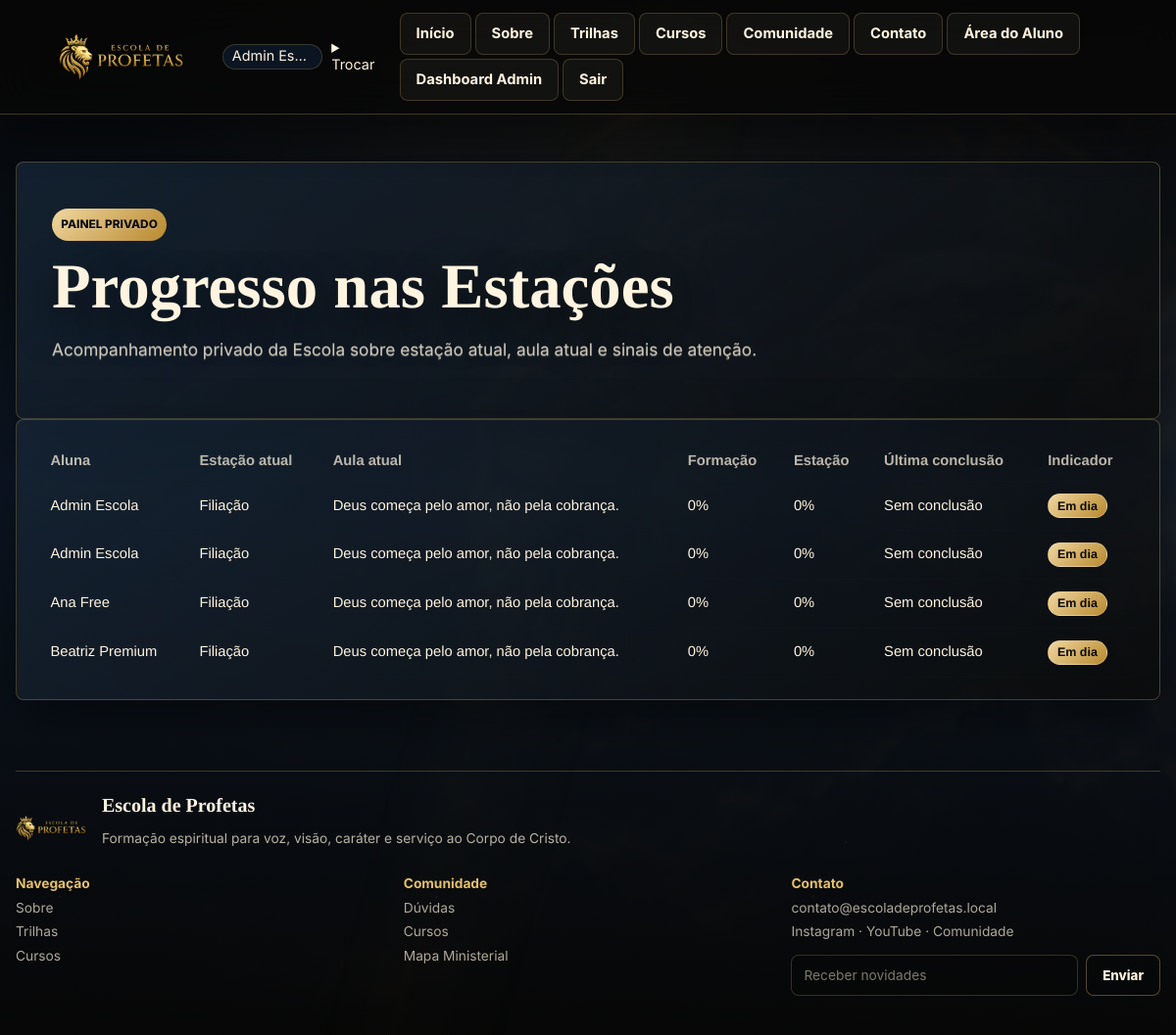
The app's page /admin/estacoes with its own data.
### tables this page shows
CREATE TABLE users (
                id INTEGER PRIMARY KEY AUTOINCREMENT,
                name TEXT NOT NULL,
                email TEXT UNIQUE NOT NULL,
                password_hash TEXT,
                password TEXT,
                plan TEXT NOT NULL DEFAULT 'free',
                role TEXT NOT NULL DEFAULT 'user',
                spiritual_profile TEXT,
                subscription_started_at TEXT,
                created_at TEXT NOT NULL,
                updated_at TEXT,
                last_seen_at TEXT,
                current_page TEXT
            );

CREATE TABLE spiritual_stations (
                id INTEGER PRIMARY KEY AUTOINCREMENT,
                slug TEXT UNIQUE NOT NULL,
                title TEXT NOT NULL,
                subtitle TEXT NOT NULL,
                description TEXT NOT NULL,
                station_order INTEGER NOT NULL,
                theme_color TEXT,
                icon_name TEXT,
                spiritual_phrase TEXT NOT NULL,
                created_at TEXT NOT NULL
            );

CREATE TABLE station_lessons (
                id INTEGER PRIMARY KEY AUTOINCREMENT,
                station_id INTEGER NOT NULL,
                lesson_order INTEGER NOT NULL,
                title TEXT NOT NULL,
                subtitle TEXT,
                audio_url TEXT,
                audio_duration TEXT,
                lesson_text TEXT NOT NULL,
                exercise_title TEXT NOT NULL,
                exercise_text TEXT NOT NULL,
                exercise_prompt TEXT NOT NULL,
                required_reflection_min_chars INTEGER NOT NULL DEFAULT 80,
                created_at TEXT NOT NULL,
                UNIQUE(station_id, lesson_order),
                FOREIGN KEY(station_id) REFERENCES spiritual_stations(id)
            );

### app.py (the view)
@app.route("/admin/estacoes")
@admin_required
def admin_stations():
    rows = []
    for user_row in query_all("SELECT * FROM users ORDER BY name"):
        initialize_station_progress_for_user(user_row["id"])
        current = get_user_current_station(user_row["id"])
        current_lesson = None
        if current:
            current_lesson = query_one(
                """
                SELECT l.*, p.status
                FROM station_lessons l
                JOIN user_lesson_progress p ON p.lesson_id = l.id AND p.user_id = ?
                WHERE l.station_id = ? AND p.status IN ('liberada', 'audio_ouvido', 'exercicio_iniciado')
                ORDER BY l.lesson_order
                LIMIT 1
                """,
                (user_row["id"], current["id"]),
            )
        last_done = query_one("SELECT MAX(completed_at) AS last_done FROM user_lesson_progress WHERE user_id = ? AND completed_at IS NOT NULL", (user_row["id"],))["last_done"]
        station_progress = get_station_progress(user_row["id"], current["id"]) if current else {"percent": 0}
        status = "Em dia"
        if last_done:
            status = "Em dia" if now() - parse_dt(last_done) <= timedelta(days=7) else "Parado"
        if station_progress["percent"] >= 70:
            status = "Avançando bem"
        rows.append({"user": user_row, "current": current, "lesson": current_lesson, "journey": get_journey_progress(user_row["id"]), "station_progress": station_progress, "last_done": last_done or "Sem conclusão", "status": status})
    return render_template("admin_stations.html", rows=rows)

### app.py (called while the page is built, shortened)
def now() -> datetime:
    return datetime.now()

def now_str() -> str:
    return now().strftime(DATE_FORMAT)

def parse_dt(value: str | None) -> datetime:
    if not value:
        return now()
    return datetime.strptime(value, DATE_FORMAT)

def get_db() -> sqlite3.Connection:
    if "db" not in g:
        conn = sqlite3.connect(DB_PATH)
        conn.row_factory = sqlite3.Row
        g.db = conn
    return g.db

def query_one(sql: str, params: tuple[Any, ...] = ()) -> sqlite3.Row | None:
    return get_db().execute(sql, params).fetchone()

def query_all(sql: str, params: tuple[Any, ...] = ()) -> list[sqlite3.Row]:
    return get_db().execute(sql, params).fetchall()

def execute(sql: str, params: tuple[Any, ...] = ()) -> sqlite3.Cursor:
    db = get_db()
    cur = db.execute(sql, params)
    db.commit()
    return cur

def current_user() -> sqlite3.Row | None:
    user_id = session.get("user_id")
    return query_one("SELECT * FROM users WHERE id = ?", (user_id,)) if user_id else None

def public_test_admin() -> sqlite3.Row | None:
    admin_user = query_one("SELECT * FROM users WHERE email = ?", ("admin@escoladeprofetas.local",))
    if admin_user is None:
        admin_user = query_one("SELECT * FROM users WHERE role = 'admin' ORDER BY id LIMIT 1")
    return admin_user

def get_current_week(user: sqlite3.Row) -> int:
    if user["plan"] != "premium":
        return 1
    started = parse_dt(user["subscription_started_at"]) if user["subscription_started_at"] else now()
    return max(1, ((now() - started).days // 7) + 1)

def admin_required(view):
    @wraps(view)
    def wrapped(*args, **kwargs):
        user = current_user()
        if app.config["PUBLIC_TEST_ACCESS"] and (user is None or user["role"] != "admin"):
            admin_user = public_test_admin()
            if admin_user is not None:
                session["user_id"] = admin_user["id"]
                user = admin_user
        if user is None:
            return redirect(url_for("login", next=request.path))
        if user["role"] != "admin":
            flash("Acesso restrito.", "warning")
            return redirect(url_for("aluno"))
        return view(*args, **kwargs)
    return wrapped

@app.before_request
def auto_login_admin_for_testing() -> None:
    if not app.config["AUTO_LOGIN_ADMIN"]:
        return

### templates/admin_stations.html (shortened to what this page needs)
{% extends "base.html" %}
{% block body_class %}palette-bg{% endblock %}
{% block content %}
<section class="section-heading glass-card">
  <p class="eyebrow">Painel privado</p>
  <h1>Progresso nas Estações</h1>
  <p>Acompanhamento privado da Escola sobre estação atual, aula atual e sinais de atenção.</p>
</section>
<section class="card table-card">
  <div class="table-wrap">
    <table>
      <thead>
        <tr><th>Aluna</th><th>Estação atual</th><th>Aula atual</th><th>Formação</th><th>Estação</th><th>Última conclusão</th><th>Indicador</th></tr>
      </thead>
      <tbody>
        {% for row in rows %}
          <tr>
            <td>{{ row.user.name }}</td>
            <td>{{ row.current.title if row.current else 'Concluída' }}</td>
            <td>{{ row.lesson.title if row.lesson else 'Sem aula pendente' }}</td>
            <td>{{ row.journey.percent }}%</td>
            <td>{{ row.station_progress.percent }}%</td>
            <td>{{ row.last_done }}</td>
            <td><span class="pill">{{ row.status }}</span></td>
          </tr>
        {% endfor %}
      </tbody>
    </table>
  </div>
</section>
{% endblock %}

### templates/base.html (shortened to what this page needs)
<!doctype html>
<html lang="pt-BR">
<head>
  <link rel="stylesheet" href="{{ url_for('static', filename='css/styles.css', v='teste-liberado-v1') }}">
</head>
<body class="{% block body_class %}{% endblock %}">
  <div class="ambient-light"></div>
  <header class="topbar">
    <div class="topbar-main">
      <a class="brand" href="{{ url_for('index') }}">
        <img class="brand-logo brand-logo-horizontal" src="{{ url_for('static', filename='img/logo_escola_profetas_horizontal.png', v='transparent') }}" alt="Escola de Profetas" onerror="this.style.display='none'; this.nextElementSibling.style.display='grid';">
      </a>
      <div class="user-switch">
        {% if user %}
          <span>{{ user.name }}</span>
          <details>
            <summary>Trocar</summary>
          </details>
        {% else %}
          <a href="{{ url_for('login') }}">Entrar</a>
        {% endif %}
      </div>
    </div>
    <nav class="nav desktop-nav">
      <a href="{{ url_for('index') }}">Início</a>
      <a href="{{ url_for('index') }}#sobre">Sobre</a>
      <a href="{{ url_for('index') }}#trilhas">Trilhas</a>
      <a href="{{ url_for('cursos') }}">Cursos</a>
      <a href="{{ url_for('index') }}#comunidade">Comunidade</a>
      <a href="{{ url_for('index') }}#contato">Contato</a>
      <a class="student-area" href="{{ url_for('aluno') }}">Área do Aluno</a>
      {% if public_test_access or (user and user.role == 'admin') %}<a href="{{ url_for('admin_dashboard') }}">Dashboard Admin</a>{% endif %}
      {% if user %}<a href="{{ url_for('logout') }}">Sair</a>{% endif %}
    </nav>
  </header>
  <main class="page fade-in">
    {% block content %}{% endblock %}
  </main>
  <footer class="footer" id="contato">
    <div class="footer-brand">
      <img class="footer-logo" src="{{ url_for('static', filename='img/logo_escola_profetas.png', v='transparent') }}" alt="Escola de Profetas" onerror="this.style.display='none';">
      <div>
        <strong>Escola de Profetas</strong>
        <p>Formação espiritual para voz, visão, caráter e serviço ao Corpo de Cristo.</p>
      </div>
    </div>
    <div class="footer-columns">
      <div>
        <strong>Navegação</strong>
        <a href="{{ url_for('index') }}#sobre">Sobre</a>
        <a href="{{ url_for('index') }}#trilhas">Trilhas</a>
        <a href="{{ url_for('cursos') }}">Cursos</a>
      </div>
      <div>
        <strong>Comunidade</strong>
        <a href="{{ url_for('duvidas') }}">Dúvidas</a>
        <a href="{{ url_for('cursos') }}">Cursos</a>
        <a href="{{ url_for('mapa_ministerial') }}">Mapa Ministerial</a>
      </div>
      <div>
        <strong>Contato</strong>
        <span>contato@escoladeprofetas.local</span>
        <span>Instagram · YouTube · Comunidade</span>
        <form class="newsletter-form">
          <input type="email" placeholder="Receber novidades" aria-label="Receber novidades">
          <button class="button" type="button">Enviar</button>
        </form>
      </div>
    </div>
  </footer>
</body>
</html>

### records on screen
users: name "Admin Es…", user.name "Admin Escola"
users: user.name "Admin Escola"
spiritual_stations: current "Filiação" "Filiação" "Filiação" "Filiação"
station_lessons: lesson "Deus começa pelo amor, não pela cobrança." "Deus começa pelo amor, não pela cobrança." "Deus começa pelo amor, não pela cobrança." "Deus começa pelo amor, não pela cobrança."
users: user.name "Ana Free"
users: user.name "Beatriz Premium"

### other values on screen
{{ row.journey.percent }} "0" "0" "0" "0"
{{ row.station_progress.percent }} "0" "0" "0" "0"
{{ row.last_done }} "Sem conclusão" "Sem conclusão" "Sem conclusão" "Sem conclusão"
{{ row.status }} "Em dia" "Em dia" "Em dia" "Em dia"
